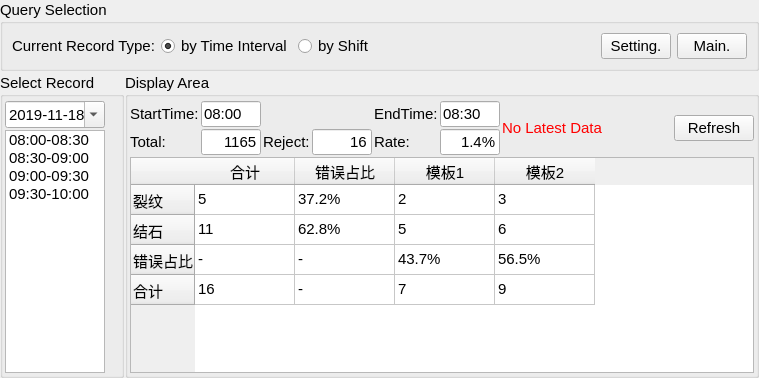
<?xml version="1.0" encoding="UTF-8"?>
<ui version="4.0">
 <class>query</class>
 <widget class="QWidget" name="query">
  <property name="geometry">
   <rect>
    <x>0</x>
    <y>0</y>
    <width>759</width>
    <height>378</height>
   </rect>
  </property>
  <property name="windowTitle">
   <string>Query</string>
  </property>
  <layout class="QVBoxLayout" name="verticalLayout_4">
   <property name="spacing">
    <number>2</number>
   </property>
   <property name="margin">
    <number>0</number>
   </property>
   <item>
    <layout class="QHBoxLayout" name="horizontalLayout_6">
     <item>
      <widget class="QGroupBox" name="groupBox">
       <property name="minimumSize">
        <size>
         <width>0</width>
         <height>50</height>
        </size>
       </property>
       <property name="font">
        <font>
         <pointsize>11</pointsize>
        </font>
       </property>
       <property name="title">
        <string>Query Selection</string>
       </property>
       <layout class="QHBoxLayout" name="horizontalLayout_3">
        <item>
         <layout class="QHBoxLayout" name="horizontalLayout_4">
          <item>
           <widget class="QLabel" name="label_3">
            <property name="font">
             <font>
              <pointsize>11</pointsize>
             </font>
            </property>
            <property name="toolTip">
             <string>every duration generate a record</string>
            </property>
            <property name="statusTip">
             <string>every duration generate a record</string>
            </property>
            <property name="whatsThis">
             <string>every duration generate a record</string>
            </property>
            <property name="text">
             <string>Current Record Type:</string>
            </property>
           </widget>
          </item>
          <item>
           <widget class="QRadioButton" name="rbtn_eti_30min">
            <property name="font">
             <font>
              <pointsize>11</pointsize>
             </font>
            </property>
            <property name="toolTip">
             <string>every duration generate a record</string>
            </property>
            <property name="statusTip">
             <string>every duration generate a record</string>
            </property>
            <property name="whatsThis">
             <string>every duration generate a record</string>
            </property>
            <property name="text">
             <string>by Time Interval</string>
            </property>
            <property name="checked">
             <bool>true</bool>
            </property>
            <property name="autoExclusive">
             <bool>true</bool>
            </property>
           </widget>
          </item>
          <item>
           <widget class="QRadioButton" name="rbtn_eti_60min">
            <property name="font">
             <font>
              <pointsize>11</pointsize>
             </font>
            </property>
            <property name="toolTip">
             <string>every duration generate a record</string>
            </property>
            <property name="statusTip">
             <string>every duration generate a record</string>
            </property>
            <property name="whatsThis">
             <string>every duration generate a record</string>
            </property>
            <property name="text">
             <string>by Shift</string>
            </property>
            <property name="autoExclusive">
             <bool>true</bool>
            </property>
           </widget>
          </item>
          <item>
           <spacer name="horizontalSpacer_3">
            <property name="font">
             <font>
              <pointsize>11</pointsize>
             </font>
            </property>
            <property name="orientation">
             <enum>Qt::Horizontal</enum>
            </property>
            <property name="sizeHint" stdset="0">
             <size>
              <width>40</width>
              <height>20</height>
             </size>
            </property>
           </spacer>
          </item>
         </layout>
        </item>
        <item>
         <widget class="QPushButton" name="btn_to_setting">
          <property name="maximumSize">
           <size>
            <width>70</width>
            <height>16777215</height>
           </size>
          </property>
          <property name="font">
           <font>
            <pointsize>11</pointsize>
           </font>
          </property>
          <property name="text">
           <string>Setting.</string>
          </property>
         </widget>
        </item>
        <item>
         <widget class="QPushButton" name="btn_to_main">
          <property name="maximumSize">
           <size>
            <width>70</width>
            <height>16777215</height>
           </size>
          </property>
          <property name="font">
           <font>
            <pointsize>11</pointsize>
           </font>
          </property>
          <property name="text">
           <string>Main.</string>
          </property>
         </widget>
        </item>
       </layout>
      </widget>
     </item>
    </layout>
   </item>
   <item>
    <layout class="QHBoxLayout" name="horizontalLayout_2">
     <property name="spacing">
      <number>1</number>
     </property>
     <item>
      <widget class="QGroupBox" name="groupBox_2">
       <property name="sizePolicy">
        <sizepolicy hsizetype="Fixed" vsizetype="Preferred">
         <horstretch>0</horstretch>
         <verstretch>0</verstretch>
        </sizepolicy>
       </property>
       <property name="font">
        <font>
         <pointsize>11</pointsize>
        </font>
       </property>
       <property name="title">
        <string>Select Record</string>
       </property>
       <layout class="QVBoxLayout" name="verticalLayout">
        <property name="spacing">
         <number>2</number>
        </property>
        <property name="leftMargin">
         <number>2</number>
        </property>
        <property name="topMargin">
         <number>4</number>
        </property>
        <property name="rightMargin">
         <number>2</number>
        </property>
        <property name="bottomMargin">
         <number>2</number>
        </property>
        <item>
         <widget class="QDateEdit" name="dateEdit">
          <property name="maximumSize">
           <size>
            <width>100</width>
            <height>16777215</height>
           </size>
          </property>
          <property name="font">
           <font>
            <pointsize>11</pointsize>
           </font>
          </property>
          <property name="date">
           <date>
            <year>2019</year>
            <month>11</month>
            <day>18</day>
           </date>
          </property>
          <property name="displayFormat">
           <string>yyyy-MM-dd</string>
          </property>
          <property name="calendarPopup">
           <bool>true</bool>
          </property>
         </widget>
        </item>
        <item>
         <widget class="QListWidget" name="listWidget">
          <property name="maximumSize">
           <size>
            <width>100</width>
            <height>16777215</height>
           </size>
          </property>
          <property name="font">
           <font>
            <pointsize>11</pointsize>
           </font>
          </property>
          <item>
           <property name="text">
            <string>08:00-08:30</string>
           </property>
          </item>
          <item>
           <property name="text">
            <string>08:30-09:00</string>
           </property>
          </item>
          <item>
           <property name="text">
            <string>09:00-09:30</string>
           </property>
          </item>
          <item>
           <property name="text">
            <string>09:30-10:00</string>
           </property>
          </item>
         </widget>
        </item>
       </layout>
      </widget>
     </item>
     <item>
      <widget class="QGroupBox" name="groupBox_3">
       <property name="font">
        <font>
         <pointsize>11</pointsize>
        </font>
       </property>
       <property name="title">
        <string>Display Area</string>
       </property>
       <layout class="QVBoxLayout" name="verticalLayout_2">
        <property name="spacing">
         <number>2</number>
        </property>
        <property name="leftMargin">
         <number>2</number>
        </property>
        <property name="topMargin">
         <number>4</number>
        </property>
        <property name="rightMargin">
         <number>2</number>
        </property>
        <property name="bottomMargin">
         <number>2</number>
        </property>
        <item>
         <layout class="QHBoxLayout" name="horizontalLayout">
          <item>
           <layout class="QGridLayout" name="gridLayout">
            <item row="0" column="0" colspan="2">
             <widget class="QLabel" name="label">
              <property name="font">
               <font>
                <pointsize>11</pointsize>
               </font>
              </property>
              <property name="text">
               <string>StartTime:</string>
              </property>
             </widget>
            </item>
            <item row="0" column="2">
             <widget class="QLineEdit" name="ledt_starttime">
              <property name="enabled">
               <bool>true</bool>
              </property>
              <property name="minimumSize">
               <size>
                <width>60</width>
                <height>0</height>
               </size>
              </property>
              <property name="maximumSize">
               <size>
                <width>60</width>
                <height>16777215</height>
               </size>
              </property>
              <property name="font">
               <font>
                <pointsize>11</pointsize>
               </font>
              </property>
              <property name="text">
               <string>08:00</string>
              </property>
              <property name="readOnly">
               <bool>true</bool>
              </property>
             </widget>
            </item>
            <item row="1" column="2">
             <widget class="QLineEdit" name="ledt_total">
              <property name="enabled">
               <bool>true</bool>
              </property>
              <property name="minimumSize">
               <size>
                <width>60</width>
                <height>0</height>
               </size>
              </property>
              <property name="maximumSize">
               <size>
                <width>60</width>
                <height>16777215</height>
               </size>
              </property>
              <property name="font">
               <font>
                <pointsize>11</pointsize>
               </font>
              </property>
              <property name="text">
               <string>1165</string>
              </property>
              <property name="alignment">
               <set>Qt::AlignRight|Qt::AlignTrailing|Qt::AlignVCenter</set>
              </property>
              <property name="readOnly">
               <bool>true</bool>
              </property>
             </widget>
            </item>
            <item row="1" column="0" colspan="2">
             <widget class="QLabel" name="label_4">
              <property name="font">
               <font>
                <pointsize>11</pointsize>
               </font>
              </property>
              <property name="text">
               <string>Total:</string>
              </property>
             </widget>
            </item>
            <item row="1" column="3">
             <widget class="QLabel" name="label_5">
              <property name="font">
               <font>
                <pointsize>11</pointsize>
               </font>
              </property>
              <property name="text">
               <string>Reject:</string>
              </property>
             </widget>
            </item>
            <item row="1" column="4">
             <widget class="QLineEdit" name="ledt_reject">
              <property name="enabled">
               <bool>true</bool>
              </property>
              <property name="minimumSize">
               <size>
                <width>60</width>
                <height>0</height>
               </size>
              </property>
              <property name="maximumSize">
               <size>
                <width>60</width>
                <height>16777215</height>
               </size>
              </property>
              <property name="font">
               <font>
                <pointsize>11</pointsize>
               </font>
              </property>
              <property name="text">
               <string>16</string>
              </property>
              <property name="alignment">
               <set>Qt::AlignRight|Qt::AlignTrailing|Qt::AlignVCenter</set>
              </property>
              <property name="readOnly">
               <bool>true</bool>
              </property>
             </widget>
            </item>
            <item row="0" column="6">
             <widget class="QLabel" name="label_2">
              <property name="font">
               <font>
                <pointsize>11</pointsize>
               </font>
              </property>
              <property name="text">
               <string>EndTime:</string>
              </property>
             </widget>
            </item>
            <item row="0" column="7">
             <widget class="QLineEdit" name="ledt_endtime">
              <property name="enabled">
               <bool>true</bool>
              </property>
              <property name="minimumSize">
               <size>
                <width>60</width>
                <height>0</height>
               </size>
              </property>
              <property name="maximumSize">
               <size>
                <width>60</width>
                <height>16777215</height>
               </size>
              </property>
              <property name="font">
               <font>
                <pointsize>11</pointsize>
               </font>
              </property>
              <property name="text">
               <string>08:30</string>
              </property>
              <property name="readOnly">
               <bool>true</bool>
              </property>
             </widget>
            </item>
            <item row="1" column="7">
             <widget class="QLineEdit" name="ledt_rate">
              <property name="enabled">
               <bool>true</bool>
              </property>
              <property name="minimumSize">
               <size>
                <width>60</width>
                <height>0</height>
               </size>
              </property>
              <property name="maximumSize">
               <size>
                <width>60</width>
                <height>16777215</height>
               </size>
              </property>
              <property name="font">
               <font>
                <pointsize>11</pointsize>
               </font>
              </property>
              <property name="text">
               <string>1.4%</string>
              </property>
              <property name="alignment">
               <set>Qt::AlignRight|Qt::AlignTrailing|Qt::AlignVCenter</set>
              </property>
              <property name="readOnly">
               <bool>true</bool>
              </property>
             </widget>
            </item>
            <item row="1" column="6">
             <widget class="QLabel" name="label_6">
              <property name="font">
               <font>
                <pointsize>11</pointsize>
               </font>
              </property>
              <property name="text">
               <string>Rate:</string>
              </property>
             </widget>
            </item>
           </layout>
          </item>
          <item>
           <widget class="QLabel" name="l_error">
            <property name="styleSheet">
             <string notr="true">color: rgb(255, 0, 0);</string>
            </property>
            <property name="text">
             <string>No Latest Data</string>
            </property>
           </widget>
          </item>
          <item>
           <spacer name="horizontalSpacer_2">
            <property name="font">
             <font>
              <pointsize>11</pointsize>
             </font>
            </property>
            <property name="orientation">
             <enum>Qt::Horizontal</enum>
            </property>
            <property name="sizeHint" stdset="0">
             <size>
              <width>40</width>
              <height>20</height>
             </size>
            </property>
           </spacer>
          </item>
          <item>
           <widget class="QPushButton" name="btn_refresh">
            <property name="font">
             <font>
              <pointsize>11</pointsize>
             </font>
            </property>
            <property name="text">
             <string>Refresh</string>
            </property>
           </widget>
          </item>
         </layout>
        </item>
        <item>
         <widget class="QTableWidget" name="tb_record">
          <property name="font">
           <font>
            <pointsize>11</pointsize>
           </font>
          </property>
          <row>
           <property name="text">
            <string>裂纹</string>
           </property>
          </row>
          <row>
           <property name="text">
            <string>结石</string>
           </property>
          </row>
          <row>
           <property name="text">
            <string>错误占比</string>
           </property>
          </row>
          <row>
           <property name="text">
            <string>合计</string>
           </property>
          </row>
          <column>
           <property name="text">
            <string>合计</string>
           </property>
          </column>
          <column>
           <property name="text">
            <string>错误占比</string>
           </property>
          </column>
          <column>
           <property name="text">
            <string>模板1</string>
           </property>
          </column>
          <column>
           <property name="text">
            <string>模板2</string>
           </property>
          </column>
          <item row="0" column="0">
           <property name="text">
            <string>5</string>
           </property>
          </item>
          <item row="0" column="1">
           <property name="text">
            <string>37.2%</string>
           </property>
          </item>
          <item row="0" column="2">
           <property name="text">
            <string>2</string>
           </property>
          </item>
          <item row="0" column="3">
           <property name="text">
            <string>3</string>
           </property>
          </item>
          <item row="1" column="0">
           <property name="text">
            <string>11</string>
           </property>
          </item>
          <item row="1" column="1">
           <property name="text">
            <string>62.8%</string>
           </property>
          </item>
          <item row="1" column="2">
           <property name="text">
            <string>5</string>
           </property>
          </item>
          <item row="1" column="3">
           <property name="text">
            <string>6</string>
           </property>
          </item>
          <item row="2" column="0">
           <property name="text">
            <string>-</string>
           </property>
          </item>
          <item row="2" column="1">
           <property name="text">
            <string>-</string>
           </property>
          </item>
          <item row="2" column="2">
           <property name="text">
            <string>43.7%</string>
           </property>
          </item>
          <item row="2" column="3">
           <property name="text">
            <string>56.5%</string>
           </property>
          </item>
          <item row="3" column="0">
           <property name="text">
            <string>16</string>
           </property>
          </item>
          <item row="3" column="1">
           <property name="text">
            <string>-</string>
           </property>
          </item>
          <item row="3" column="2">
           <property name="text">
            <string>7</string>
           </property>
          </item>
          <item row="3" column="3">
           <property name="text">
            <string>9</string>
           </property>
          </item>
         </widget>
        </item>
       </layout>
      </widget>
     </item>
    </layout>
   </item>
  </layout>
 </widget>
 <resources/>
 <connections/>
</ui>
